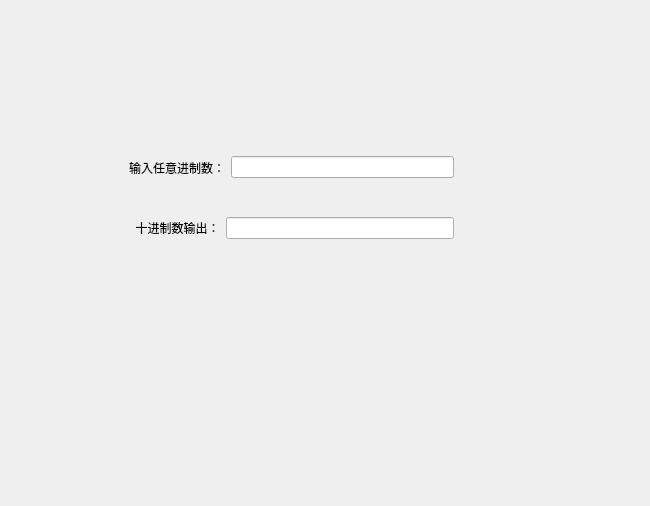
<?xml version="1.0" encoding="UTF-8"?>
<ui version="4.0">
 <class>jinzhi_widget</class>
 <widget class="QWidget" name="jinzhi_widget">
  <property name="geometry">
   <rect>
    <x>0</x>
    <y>0</y>
    <width>650</width>
    <height>506</height>
   </rect>
  </property>
  <property name="windowTitle">
   <string>Form</string>
  </property>
  <widget class="QWidget" name="widget_3" native="true">
   <property name="geometry">
    <rect>
     <x>120</x>
     <y>140</y>
     <width>343</width>
     <height>115</height>
    </rect>
   </property>
   <layout class="QVBoxLayout" name="verticalLayout">
    <item>
     <widget class="QWidget" name="widget" native="true">
      <layout class="QHBoxLayout" name="horizontalLayout">
       <item>
        <widget class="QLabel" name="label">
         <property name="text">
          <string>输入任意进制数：</string>
         </property>
        </widget>
       </item>
       <item>
        <widget class="QLineEdit" name="lineEdit"/>
       </item>
      </layout>
     </widget>
    </item>
    <item>
     <widget class="QWidget" name="widget_2" native="true">
      <layout class="QHBoxLayout" name="horizontalLayout_2">
       <item>
        <widget class="QLabel" name="label_2">
         <property name="text">
          <string>  十进制数输出：</string>
         </property>
        </widget>
       </item>
       <item>
        <widget class="QLineEdit" name="lineEdit_2"/>
       </item>
      </layout>
     </widget>
    </item>
   </layout>
  </widget>
 </widget>
 <resources/>
 <connections/>
</ui>
